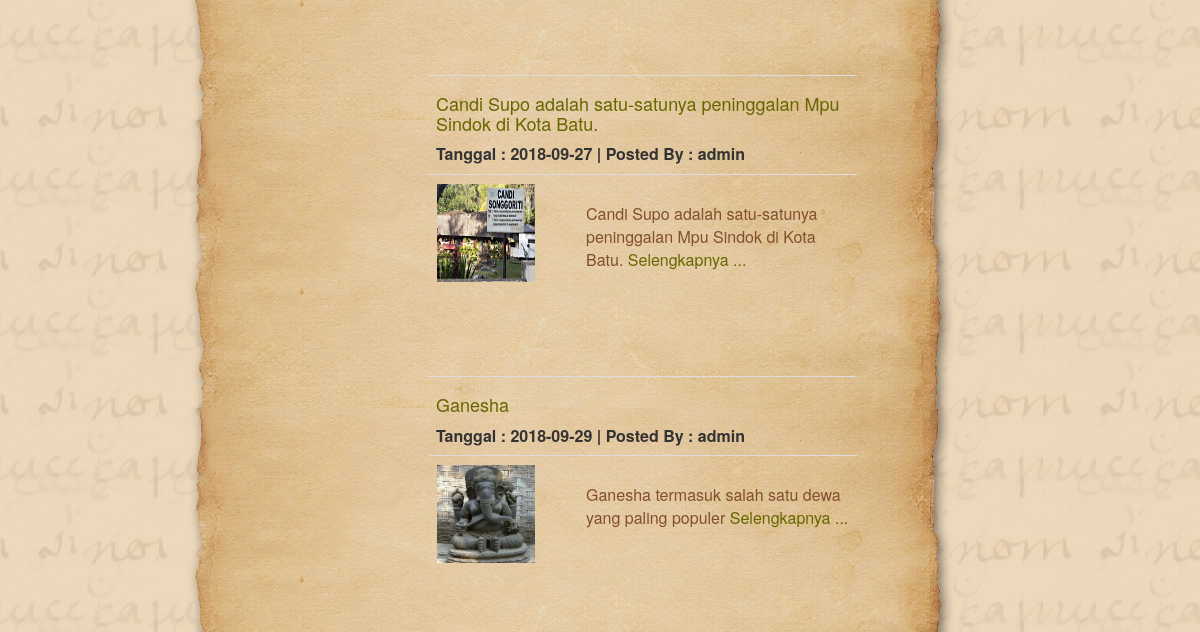
Before: / (lower part) with the older database file.
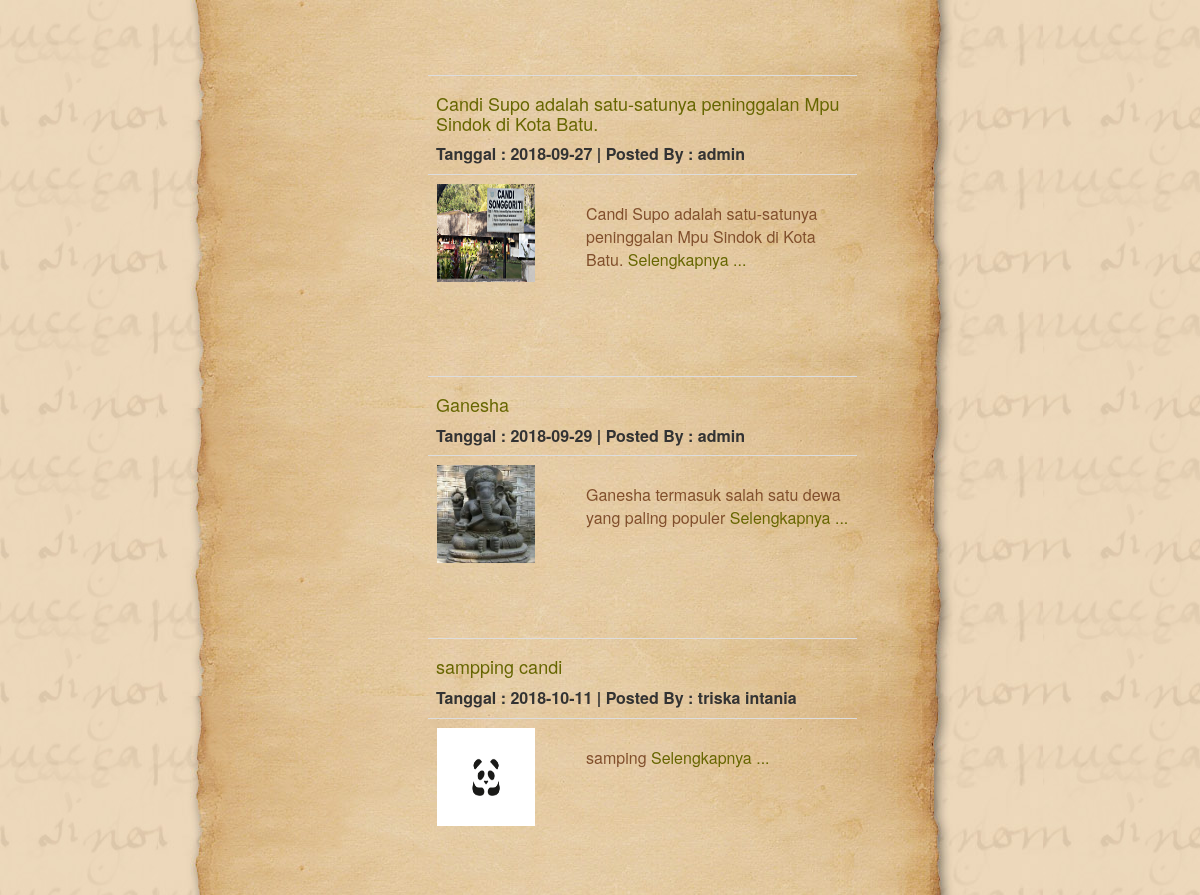
After: the same page with the newer database file.
### tables this page shows
CREATE TABLE `news` (
  `id_news` int(11) NOT NULL,
  `title` varchar(100) NOT NULL,
  `headline` varchar(100) NOT NULL,
  `about` text NOT NULL,
  `photo` varchar(200) NOT NULL,
  `author` varchar(20) NOT NULL,
  `date` date NOT NULL
);

### application/controllers/Home.php (called while the page is built, shortened)
<?php
class Home extends CI_Controller
{
    public function index()
    {
        $data['list'] = $this->News_model->get();
        $this->load->view('index',$data);
    }
}
?>

### index.php (called while the page is built, shortened)
<?php
require_once BASEPATH.'core/CodeIgniter.php';

### application/models/News_model.php (called while the page is built, shortened)
<?php
class News_model extends CI_Model
{
    public function get()
    { return $this->db->get('news')->result(); }
}
?>

### application/views/index.php (the view, shortened to what this page needs)
<?php include('header.php') ?>
    <div id="content">
        <br>
        <p><img src="<?php echo base_url('assets/')?>images/Candi Songgoriti-3.jpg" width="360" height="160" align="center"></p>
        <table width="429">
        <?php foreach ($list as $l) { ?>
            <tr>
                <td>
                <br><br>
                    <table class="table">
                        <tr>
	                        <td colspan="2">
	                            <a href="<?php echo site_url('home/detail/'.$l->id_news) ?>">
                                    <h4><?php echo $l->title ?><br></h4>
                                </a>
                                <strong>Tanggal : <?php echo $l->date ?> | Posted By : <?php echo $l->author ?></strong>
                            </td>
                        </tr>
                        <tr>
                            <td width="150">
                                <img src="<?php echo base_url('assets/foto/'.$l->photo)?>" style="height:100px;width:100px" class="img-polaroid">
                            </td>
                            <td align="left">
                                <p><?php echo $l->headline ?>
                                    <a href="<?php echo site_url('home/detail/'.$l->id_news) ?>" class="btn-link">Selengkapnya ...</a>
                                </p>
                            </td>
                        </tr>
                    </table>
                </td>
            </tr>
        <?php } ?>
        </table>
    </div>
<?php include('footer.php') ?>

Changed rows visible on the page:
added news: title "sampping candi", date "2018-10-11", author "triska intania", photo (picture), headline "samping"
